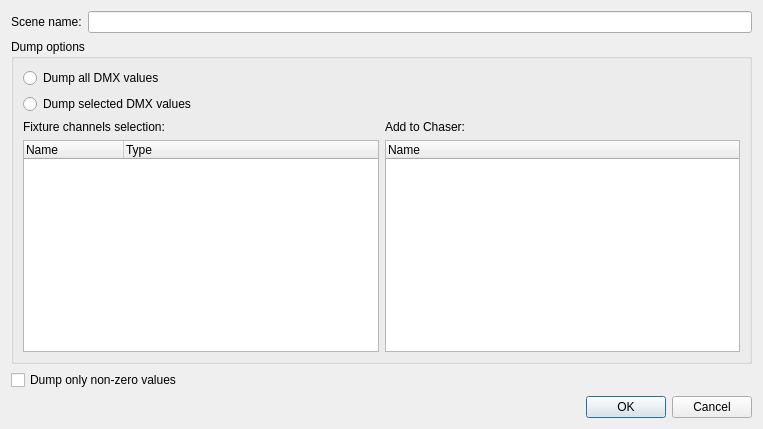
<?xml version="1.0" encoding="UTF-8"?>
<ui version="4.0">
 <class>DmxDumpFactory</class>
 <widget class="QDialog" name="DmxDumpFactory">
  <property name="geometry">
   <rect>
    <x>0</x>
    <y>0</y>
    <width>763</width>
    <height>429</height>
   </rect>
  </property>
  <property name="windowTitle">
   <string>Dump DMX values</string>
  </property>
  <layout class="QGridLayout" name="gridLayout">
   <item row="3" column="0">
    <widget class="QCheckBox" name="m_nonZeroCheck">
     <property name="text">
      <string>Dump only non-zero values</string>
     </property>
    </widget>
   </item>
   <item row="4" column="0">
    <widget class="QDialogButtonBox" name="buttonBox">
     <property name="orientation">
      <enum>Qt::Horizontal</enum>
     </property>
     <property name="standardButtons">
      <set>QDialogButtonBox::Cancel|QDialogButtonBox::Ok</set>
     </property>
    </widget>
   </item>
   <item row="2" column="0">
    <widget class="QGroupBox" name="groupBox">
     <property name="title">
      <string>Dump options</string>
     </property>
     <layout class="QGridLayout" name="gridLayout_2">
      <item row="0" column="0" colspan="2">
       <widget class="QRadioButton" name="m_dumpAllRadio">
        <property name="text">
         <string notr="true">Dump all DMX values</string>
        </property>
       </widget>
      </item>
      <item row="1" column="0">
       <widget class="QRadioButton" name="m_dumpSelectedRadio">
        <property name="text">
         <string>Dump selected DMX values</string>
        </property>
       </widget>
      </item>
      <item row="3" column="0">
       <widget class="QTreeWidget" name="m_fixturesTree">
        <column>
         <property name="text">
          <string>Name</string>
         </property>
        </column>
        <column>
         <property name="text">
          <string>Type</string>
         </property>
        </column>
       </widget>
      </item>
      <item row="3" column="1">
       <widget class="QTreeWidget" name="m_chasersTree">
        <property name="rootIsDecorated">
         <bool>false</bool>
        </property>
        <column>
         <property name="text">
          <string>Name</string>
         </property>
        </column>
       </widget>
      </item>
      <item row="2" column="0">
       <widget class="QLabel" name="label">
        <property name="text">
         <string>Fixture channels selection:</string>
        </property>
       </widget>
      </item>
      <item row="2" column="1">
       <widget class="QLabel" name="label_2">
        <property name="text">
         <string>Add to Chaser:</string>
        </property>
       </widget>
      </item>
     </layout>
    </widget>
   </item>
   <item row="0" column="0">
    <layout class="QHBoxLayout" name="horizontalLayout">
     <item>
      <widget class="QLabel" name="label_3">
       <property name="text">
        <string>Scene name:</string>
       </property>
      </widget>
     </item>
     <item>
      <widget class="QLineEdit" name="m_sceneName"/>
     </item>
    </layout>
   </item>
  </layout>
 </widget>
 <resources/>
 <connections>
  <connection>
   <sender>buttonBox</sender>
   <signal>accepted()</signal>
   <receiver>DmxDumpFactory</receiver>
   <slot>accept()</slot>
   <hints>
    <hint type="sourcelabel">
     <x>227</x>
     <y>408</y>
    </hint>
    <hint type="destinationlabel">
     <x>157</x>
     <y>274</y>
    </hint>
   </hints>
  </connection>
  <connection>
   <sender>buttonBox</sender>
   <signal>rejected()</signal>
   <receiver>DmxDumpFactory</receiver>
   <slot>reject()</slot>
   <hints>
    <hint type="sourcelabel">
     <x>295</x>
     <y>414</y>
    </hint>
    <hint type="destinationlabel">
     <x>286</x>
     <y>274</y>
    </hint>
   </hints>
  </connection>
  <connection>
   <sender>m_dumpAllRadio</sender>
   <signal>toggled(bool)</signal>
   <receiver>DmxDumpFactory</receiver>
   <slot>slotDumpModeChanged(bool)</slot>
   <hints>
    <hint type="sourcelabel">
     <x>99</x>
     <y>81</y>
    </hint>
    <hint type="destinationlabel">
     <x>198</x>
     <y>809</y>
    </hint>
   </hints>
  </connection>
  <connection>
   <sender>m_nonZeroCheck</sender>
   <signal>toggled(bool)</signal>
   <receiver>DmxDumpFactory</receiver>
   <slot>slotDumpNonZeroChanged(bool)</slot>
   <hints>
    <hint type="sourcelabel">
     <x>71</x>
     <y>374</y>
    </hint>
    <hint type="destinationlabel">
     <x>141</x>
     <y>800</y>
    </hint>
   </hints>
  </connection>
 </connections>
 <slots>
  <slot>slotDumpModeChanged(bool)</slot>
  <slot>slotDumpNonZeroChanged(bool)</slot>
 </slots>
</ui>
